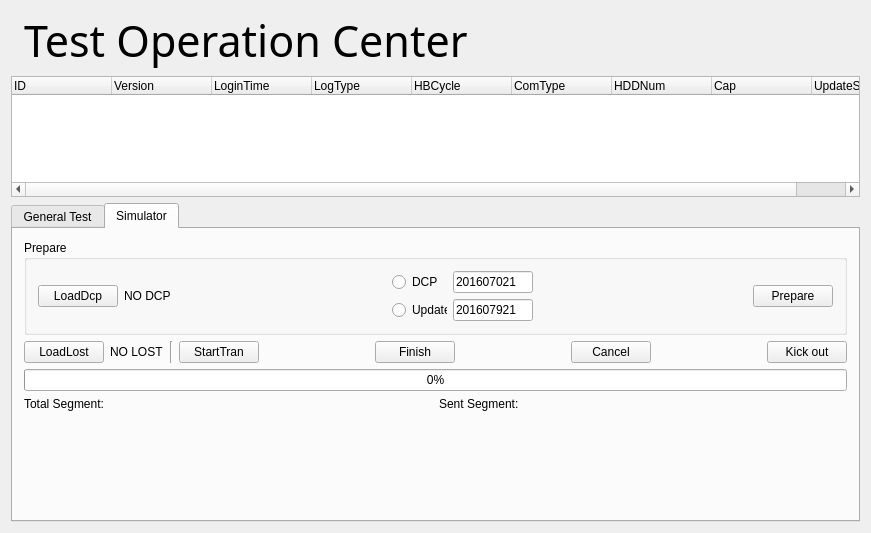
<ui version="4.0" >
 <class>TOCClass</class>
 <widget class="QWidget" name="TOCClass" >
  <property name="geometry" >
   <rect>
    <x>0</x>
    <y>0</y>
    <width>812</width>
    <height>533</height>
   </rect>
  </property>
  <property name="windowTitle" >
   <string>TOC</string>
  </property>
  <layout class="QVBoxLayout" name="verticalLayout" >
   <item>
    <layout class="QHBoxLayout" name="horizontalLayout_5" >
     <item>
      <widget class="QLabel" name="label" >
       <property name="text" >
        <string/>
       </property>
       <property name="pixmap" >
        <pixmap>:/TOC/Resources/logobig.png</pixmap>
       </property>
      </widget>
     </item>
     <item>
      <widget class="QLabel" name="label_2" >
       <property name="font" >
        <font>
         <family>Book Antiqua</family>
         <pointsize>32</pointsize>
         <weight>50</weight>
         <italic>false</italic>
         <bold>false</bold>
         <underline>false</underline>
         <strikeout>false</strikeout>
        </font>
       </property>
       <property name="text" >
        <string>Test Operation Center</string>
       </property>
      </widget>
     </item>
     <item>
      <spacer name="horizontalSpacer" >
       <property name="orientation" >
        <enum>Qt::Horizontal</enum>
       </property>
       <property name="sizeHint" stdset="0" >
        <size>
         <width>40</width>
         <height>20</height>
        </size>
       </property>
      </spacer>
     </item>
    </layout>
   </item>
   <item>
    <widget class="QTreeWidget" name="treeWidget" >
     <column>
      <property name="text" >
       <string>ID</string>
      </property>
     </column>
     <column>
      <property name="text" >
       <string>Version</string>
      </property>
     </column>
     <column>
      <property name="text" >
       <string>LoginTime</string>
      </property>
     </column>
     <column>
      <property name="text" >
       <string>LogType</string>
      </property>
     </column>
     <column>
      <property name="text" >
       <string>HBCycle</string>
      </property>
     </column>
     <column>
      <property name="text" >
       <string>ComType</string>
      </property>
     </column>
     <column>
      <property name="text" >
       <string>HDDNum</string>
      </property>
     </column>
     <column>
      <property name="text" >
       <string>Cap</string>
      </property>
     </column>
     <column>
      <property name="text" >
       <string>UpdateStatus</string>
      </property>
     </column>
    </widget>
   </item>
   <item>
    <widget class="QTabWidget" name="tabWidget" >
     <property name="currentIndex" >
      <number>1</number>
     </property>
     <widget class="QWidget" name="tab" >
      <attribute name="title" >
       <string>General Test</string>
      </attribute>
      <layout class="QVBoxLayout" name="verticalLayout_2" >
       <item>
        <widget class="QGroupBox" name="groupBox" >
         <property name="title" >
          <string>SatelliteOperation</string>
         </property>
         <layout class="QHBoxLayout" name="horizontalLayout" >
          <item>
           <widget class="QPushButton" name="pushButtonNext" >
            <property name="text" >
             <string>Next</string>
            </property>
           </widget>
          </item>
          <item>
           <widget class="Line" name="line_4" >
            <property name="orientation" >
             <enum>Qt::Vertical</enum>
            </property>
           </widget>
          </item>
          <item>
           <widget class="QPushButton" name="pushButtonNotify" >
            <property name="text" >
             <string>Notify</string>
            </property>
           </widget>
          </item>
          <item>
           <widget class="QPushButton" name="pushButtonStart" >
            <property name="text" >
             <string>Start</string>
            </property>
           </widget>
          </item>
          <item>
           <widget class="QPushButton" name="pushButtonPAT" >
            <property name="text" >
             <string>PAT</string>
            </property>
           </widget>
          </item>
          <item>
           <widget class="QPushButton" name="pushButtonPMT" >
            <property name="text" >
             <string>PMT</string>
            </property>
           </widget>
          </item>
          <item>
           <widget class="QPushButton" name="pushButtonData" >
            <property name="text" >
             <string>Data</string>
            </property>
           </widget>
          </item>
          <item>
           <widget class="QPushButton" name="pushButtonFinish" >
            <property name="text" >
             <string>Finish</string>
            </property>
           </widget>
          </item>
          <item>
           <widget class="Line" name="line_3" >
            <property name="orientation" >
             <enum>Qt::Vertical</enum>
            </property>
           </widget>
          </item>
          <item>
           <widget class="QPushButton" name="pushButtonCancel" >
            <property name="text" >
             <string>Cancel</string>
            </property>
           </widget>
          </item>
          <item>
           <widget class="Line" name="line_2" >
            <property name="orientation" >
             <enum>Qt::Vertical</enum>
            </property>
           </widget>
          </item>
          <item>
           <widget class="QPushButton" name="pushButtonDelFilm" >
            <property name="text" >
             <string>DelFilm</string>
            </property>
           </widget>
          </item>
         </layout>
        </widget>
       </item>
       <item>
        <layout class="QHBoxLayout" name="horizontalLayout_3" >
         <item>
          <widget class="QGroupBox" name="groupBox_2" >
           <property name="title" >
            <string>NetworkOperation</string>
           </property>
           <layout class="QHBoxLayout" name="horizontalLayout_2" >
            <item>
             <widget class="QPushButton" name="pushButtonMD5" >
              <property name="text" >
               <string>MD5</string>
              </property>
             </widget>
            </item>
            <item>
             <widget class="QPushButton" name="pushButtonLog" >
              <property name="text" >
               <string>Log</string>
              </property>
             </widget>
            </item>
            <item>
             <widget class="QPushButton" name="pushButtonReboot" >
              <property name="text" >
               <string>Reboot</string>
              </property>
             </widget>
            </item>
           </layout>
          </widget>
         </item>
         <item>
          <widget class="QGroupBox" name="groupBox_4" >
           <property name="title" >
            <string>Protocol</string>
           </property>
           <layout class="QHBoxLayout" name="horizontalLayout_6" >
            <item>
             <widget class="QPushButton" name="pushButtonProtocol" >
              <property name="text" >
               <string>Protocol</string>
              </property>
             </widget>
            </item>
           </layout>
          </widget>
         </item>
         <item>
          <widget class="QGroupBox" name="groupBox_3" >
           <property name="title" >
            <string>TMSOperation</string>
           </property>
           <layout class="QHBoxLayout" name="horizontalLayout_4" >
            <item>
             <widget class="QPushButton" name="pushButtonGetFilmList" >
              <property name="text" >
               <string>GetFilmList</string>
              </property>
             </widget>
            </item>
            <item>
             <widget class="Line" name="line" >
              <property name="orientation" >
               <enum>Qt::Vertical</enum>
              </property>
             </widget>
            </item>
            <item>
             <widget class="QLineEdit" name="lineEditUUID" />
            </item>
            <item>
             <widget class="QPushButton" name="pushButtonGetFilmInfo" >
              <property name="text" >
               <string>GetFilmInfo</string>
              </property>
             </widget>
            </item>
           </layout>
          </widget>
         </item>
        </layout>
       </item>
       <item>
        <widget class="QTextBrowser" name="textBrowser" />
       </item>
      </layout>
     </widget>
     <widget class="QWidget" name="tab_2" >
      <attribute name="title" >
       <string>Simulator</string>
      </attribute>
      <layout class="QVBoxLayout" name="verticalLayout_3" >
       <item>
        <widget class="QGroupBox" name="groupBox_5" >
         <property name="title" >
          <string>Prepare</string>
         </property>
         <layout class="QHBoxLayout" name="horizontalLayout_9" >
          <item>
           <widget class="QPushButton" name="pushButtonLoadDcp" >
            <property name="text" >
             <string>LoadDcp</string>
            </property>
           </widget>
          </item>
          <item>
           <widget class="QLabel" name="label_DCP" >
            <property name="text" >
             <string>NO DCP</string>
            </property>
           </widget>
          </item>
          <item>
           <spacer name="horizontalSpacer_2" >
            <property name="orientation" >
             <enum>Qt::Horizontal</enum>
            </property>
            <property name="sizeHint" stdset="0" >
             <size>
              <width>40</width>
              <height>20</height>
             </size>
            </property>
           </spacer>
          </item>
          <item>
           <layout class="QVBoxLayout" name="verticalLayout_4" >
            <item>
             <layout class="QHBoxLayout" name="horizontalLayout_10" >
              <item>
               <widget class="QRadioButton" name="radioButton" >
                <property name="minimumSize" >
                 <size>
                  <width>55</width>
                  <height>0</height>
                 </size>
                </property>
                <property name="maximumSize" >
                 <size>
                  <width>55</width>
                  <height>16777215</height>
                 </size>
                </property>
                <property name="text" >
                 <string>DCP</string>
                </property>
               </widget>
              </item>
              <item>
               <widget class="QLineEdit" name="lineEdit" >
                <property name="maximumSize" >
                 <size>
                  <width>80</width>
                  <height>16777215</height>
                 </size>
                </property>
                <property name="inputMask" >
                 <string>999999999; </string>
                </property>
                <property name="text" >
                 <string>201607021</string>
                </property>
                <property name="maxLength" >
                 <number>9</number>
                </property>
               </widget>
              </item>
             </layout>
            </item>
            <item>
             <layout class="QHBoxLayout" name="horizontalLayout_11" >
              <item>
               <widget class="QRadioButton" name="radioButton_2" >
                <property name="minimumSize" >
                 <size>
                  <width>55</width>
                  <height>0</height>
                 </size>
                </property>
                <property name="maximumSize" >
                 <size>
                  <width>55</width>
                  <height>16777215</height>
                 </size>
                </property>
                <property name="text" >
                 <string>Update</string>
                </property>
               </widget>
              </item>
              <item>
               <widget class="QLineEdit" name="lineEdit_2" >
                <property name="maximumSize" >
                 <size>
                  <width>80</width>
                  <height>16777215</height>
                 </size>
                </property>
                <property name="inputMask" >
                 <string>999999999; </string>
                </property>
                <property name="text" >
                 <string>201607921</string>
                </property>
                <property name="maxLength" >
                 <number>9</number>
                </property>
                <property name="readOnly" >
                 <bool>true</bool>
                </property>
               </widget>
              </item>
             </layout>
            </item>
           </layout>
          </item>
          <item>
           <spacer name="horizontalSpacer_6" >
            <property name="orientation" >
             <enum>Qt::Horizontal</enum>
            </property>
            <property name="sizeHint" stdset="0" >
             <size>
              <width>40</width>
              <height>20</height>
             </size>
            </property>
           </spacer>
          </item>
          <item>
           <widget class="QPushButton" name="pushButton" >
            <property name="text" >
             <string>Prepare</string>
            </property>
           </widget>
          </item>
         </layout>
        </widget>
       </item>
       <item>
        <layout class="QHBoxLayout" name="horizontalLayout_7" >
         <item>
          <widget class="QPushButton" name="pushButton_5" >
           <property name="text" >
            <string>LoadLost</string>
           </property>
          </widget>
         </item>
         <item>
          <widget class="QLabel" name="label_5" >
           <property name="text" >
            <string>NO LOST</string>
           </property>
          </widget>
         </item>
         <item>
          <widget class="Line" name="line_5" >
           <property name="orientation" >
            <enum>Qt::Vertical</enum>
           </property>
          </widget>
         </item>
         <item>
          <widget class="QPushButton" name="pushButton_2" >
           <property name="text" >
            <string>StartTran</string>
           </property>
          </widget>
         </item>
         <item>
          <spacer name="horizontalSpacer_3" >
           <property name="orientation" >
            <enum>Qt::Horizontal</enum>
           </property>
           <property name="sizeHint" stdset="0" >
            <size>
             <width>40</width>
             <height>20</height>
            </size>
           </property>
          </spacer>
         </item>
         <item>
          <widget class="QPushButton" name="pushButtonFinish_2" >
           <property name="text" >
            <string>Finish</string>
           </property>
          </widget>
         </item>
         <item>
          <spacer name="horizontalSpacer_4" >
           <property name="orientation" >
            <enum>Qt::Horizontal</enum>
           </property>
           <property name="sizeHint" stdset="0" >
            <size>
             <width>40</width>
             <height>20</height>
            </size>
           </property>
          </spacer>
         </item>
         <item>
          <widget class="QPushButton" name="pushButton_3" >
           <property name="text" >
            <string>Cancel</string>
           </property>
          </widget>
         </item>
         <item>
          <spacer name="horizontalSpacer_5" >
           <property name="orientation" >
            <enum>Qt::Horizontal</enum>
           </property>
           <property name="sizeHint" stdset="0" >
            <size>
             <width>40</width>
             <height>20</height>
            </size>
           </property>
          </spacer>
         </item>
         <item>
          <widget class="QPushButton" name="pushButton_4" >
           <property name="text" >
            <string>Kick out</string>
           </property>
          </widget>
         </item>
        </layout>
       </item>
       <item>
        <widget class="QProgressBar" name="progressBar" >
         <property name="value" >
          <number>0</number>
         </property>
        </widget>
       </item>
       <item>
        <layout class="QHBoxLayout" name="horizontalLayout_8" >
         <item>
          <widget class="QLabel" name="label_3" >
           <property name="text" >
            <string>Total Segment:</string>
           </property>
          </widget>
         </item>
         <item>
          <widget class="QLabel" name="label_total" />
         </item>
         <item>
          <widget class="QLabel" name="label_4" >
           <property name="text" >
            <string>Sent Segment:</string>
           </property>
          </widget>
         </item>
         <item>
          <widget class="QLabel" name="label_count" />
         </item>
        </layout>
       </item>
       <item>
        <spacer name="verticalSpacer" >
         <property name="orientation" >
          <enum>Qt::Vertical</enum>
         </property>
         <property name="sizeHint" stdset="0" >
          <size>
           <width>20</width>
           <height>40</height>
          </size>
         </property>
        </spacer>
       </item>
      </layout>
     </widget>
    </widget>
   </item>
  </layout>
 </widget>
 <layoutdefault spacing="6" margin="11" />
 <resources>
  <include location="toc.qrc" />
 </resources>
 <connections/>
</ui>
